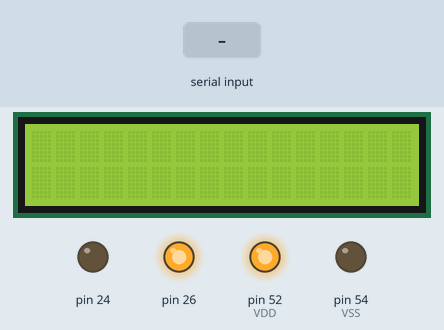
A sketch run on a simulated Arduino Mega 2560, built with avr-gcc and run on an emulated ATmega2560. On the bench: 16×2 character LCD, output pins drawn as LEDs (lit = HIGH). Inputs (shaded band) come from the test bench. Pins used as bus, display or sensor lines are not drawn; what the sketch prints to the serial monitor is not drawn.

Above: at 1.2 s.
1.3 s: "start" received over Serial
At 2.8 s:
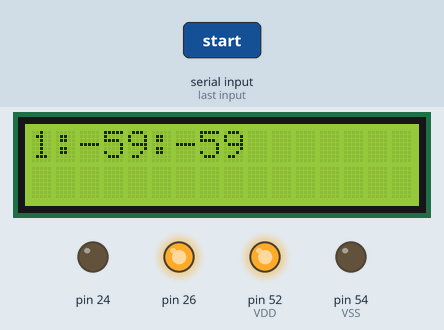
4.3 s: "t90\n" received over Serial
At 5.8 s:
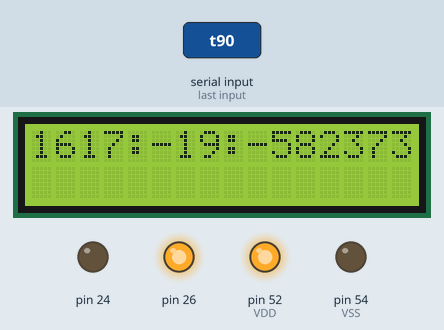
Timing chart, 0 to 7.3 s (numbered marks = the images above; inputs shaded):
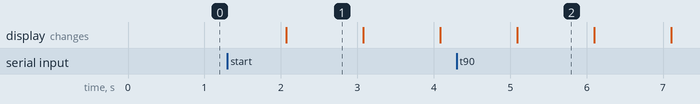

The sketch:

first_LCD_thing.ino
```cpp
#include <LiquidCrystal.h>

/******************************************************************************************************************/
/***********     LCD Initialization Code - Don't change unless you want stuff to stop working! ********************/
/******************************************************************************************************************/
/*
 *      void init_LCD();     Call this function to set up the LCD screen for use
 *      void LCD_off();      Call this function to turn off the backlight of the screen. Note that this leaves the LCD still on, but not visible
 *      void LCD_on();       Call this function to turn the backlight back on. The LCD starts on by default
 *
 *
 *
 *
 *
 *
 *
 */


// initialize the library with the numbers of the interface pins
LiquidCrystal lcd(48, 46, 44, 42, 40, 38, 36, 34, 32, 30, 28);
int __counter = 0; //Global counter variable for contrast PWM
void init_LCD(){__init_LCD();}

void __init_LCD(){
  pinMode(24, OUTPUT); //K
  pinMode(26, OUTPUT); //A

   pinMode(54, OUTPUT); //VSS
  pinMode(52, OUTPUT); //VDD
  pinMode(50, OUTPUT); //Contrasty pin
  digitalWrite(24, LOW); //Backlight
  digitalWrite(26, HIGH); //Backlight
  digitalWrite(54, LOW); //GND
  digitalWrite(52, HIGH); //VDD
 // set up the LCD's number of columns and rows:
  lcd.begin(16, 2);
  // Timer0 is used for millis() - we'll just interrupt
  // in the middle and call the compA
  OCR0A = 0x01;
  TIMSK0 |= _BV(OCIE0A);
}
SIGNAL(TIMER0_COMPA_vect)
{
   __counter++;
   if (__counter > 14){
      digitalWrite(50,HIGH);
      __counter = 0;
   }
   else if (__counter > 3){
      digitalWrite(50, LOW);
   }
}


//turn lcd backlight off
void lcd_off(){
  digitalWrite(26, LOW); //Backlight
}

//turn lcd backlight on
void lcd_on(){
  digitalWrite(26, HIGH); //Backlight
}
/*******************************************************************************************************************/
/*******************************************************************************************************************/
/*******************************************************************************************************************/
unsigned long seconds;
bool timer_started;


unsigned long time;
void start_timer(){
  time = millis();
}

void setup() {
  // initialize the serial communications:
  Serial.begin(9600);
  init_LCD();

  bool timer_started = false;
  seconds = 0;

}

void printTime()
{
  long hours = seconds % 3600;
  long remain = seconds - (hours * 3600);
  long minutes = remain % 60;
  remain = remain - (minutes * 60);
  long seconds = remain;

  String output = String(hours) + ':' + String(minutes) + ':' + String(seconds);
  lcd.clear();
  lcd.print(output);
}

void loop() {
  String message = Serial.readString();// read a string sent from the computer

  if(message == "start"){
    start_timer();
    timer_started = true;
  }
  else if(message == "end"){
    timer_started = false;
  }
  else if (message[0] == 't')
  {
    // Initial
    String hoursStr = String(message[1]) + String(message[2]);
    String minStr = String(message[3]) + String(message[4]);
    int hours = hoursStr.toInt();
    int mins = minStr.toInt();

    seconds = 3600 * hours + 60 * mins;
    Serial.print(seconds);
    //printTime();
  }


  //message = set_timer(message);
  //Serial.print("hello world");//prints hello world to the serial monitor
  lcd.home();
  //lcd.print(message);

  //lcd.print(String(hour));
  //lcd.setCursor(0, 1);
  //lcd.clear();
  if(timer_started){
    seconds++;
    printTime();
  }
  else
  {
    // blinky
  }
  delay(1000);
}
```

Measured:
- after the input at 1.3 s, the display: changes after 0.77 s (image 1)
- what the display in image 1 shows lasts 1.0 s, from 2.1 s to 3.1 s
